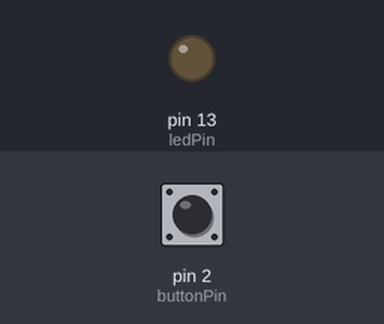
A sketch run on a simulated Arduino Uno, built with avr-gcc and run on an emulated ATmega328P. On the bench: output pins drawn as LEDs (lit = HIGH). Dashed ring = blinking. Inputs (shaded band) come from the test bench; at power-on: pin 2 (buttonPin) HIGH.

Above: at 1.2 s.
1.3 s: pin 2 (buttonPin) pulled LOW for 3.2 s
At 1.7 s:
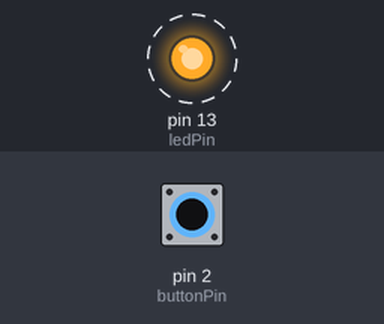
Timing chart, 0 to 6.3 s (numbered marks = the images above; inputs shaded):
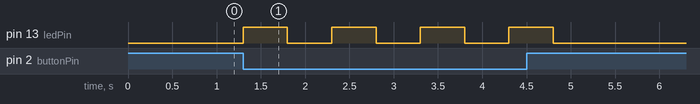

The sketch:

blink.ino
```cpp
const int ledPin = 13;
const int buttonPin = 2;

void setup() {
  pinMode(ledPin, OUTPUT);
  pinMode(buttonPin, INPUT_PULLUP); // use internal pull-up resistor
}

void loop() {
  int buttonState = digitalRead(buttonPin);

  if (buttonState == LOW) { // button is pressed
    digitalWrite(ledPin, HIGH);
    delay(500);
    digitalWrite(ledPin, LOW);
    delay(500);
  } else {
    digitalWrite(ledPin, LOW); // turn off LED when not blinking
  }
}
```

Measured:
- after the input at 1.3 s, pin 13 (ledPin): alternates HIGH for 0.50 s and LOW for 0.50 s, 8 changes in all, then stays LOW, starting at once
